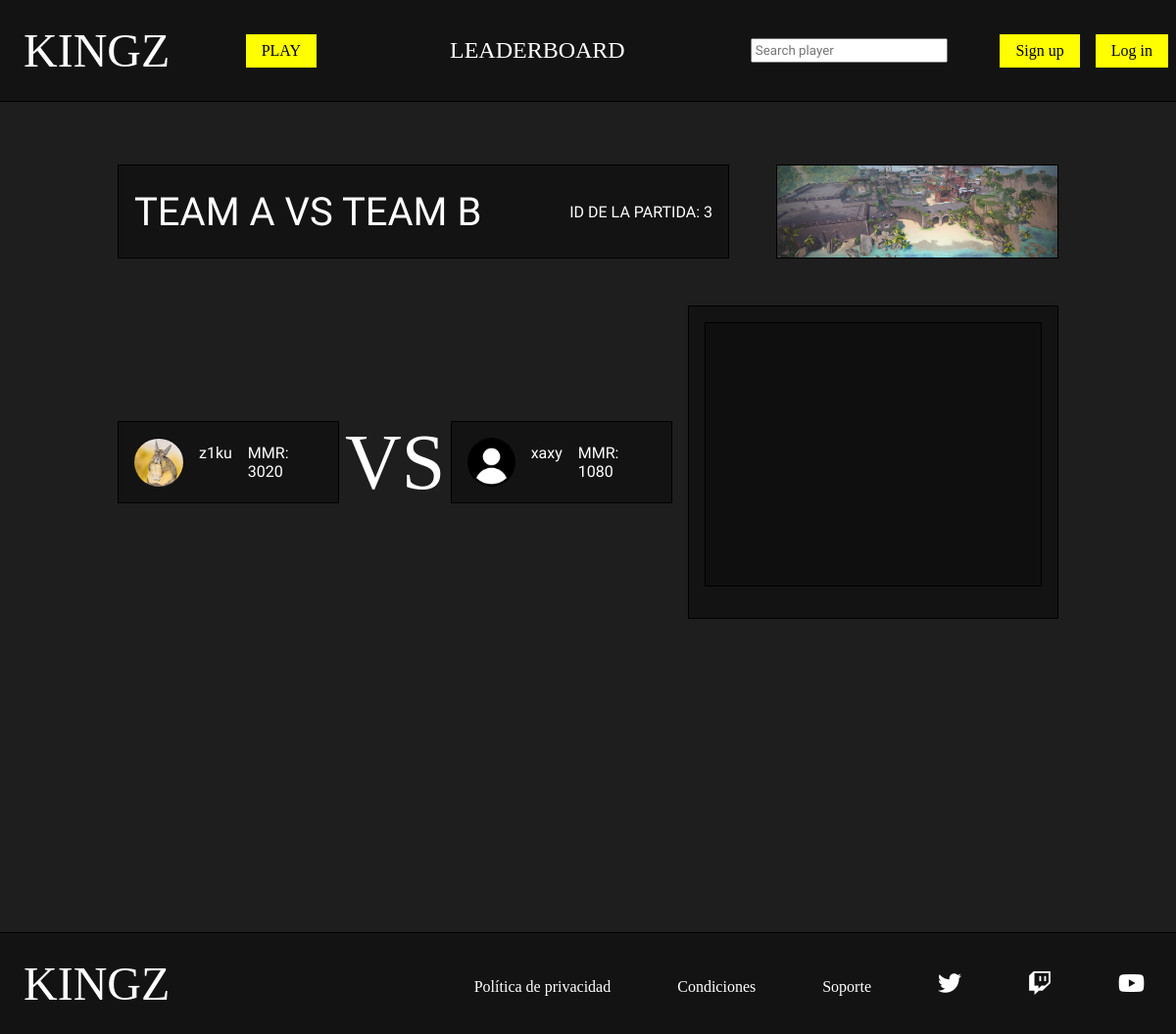
Page /php/match.php?id_partida=3 on the committed database.
### tables this page shows
CREATE TABLE `mapa` (
  `id` bigint(20) UNSIGNED NOT NULL,
  `nombre` varchar(50) NOT NULL,
  `foto` varchar(50) NOT NULL
);

CREATE TABLE `participa` (
  `id_usuario` bigint(20) UNSIGNED NOT NULL,
  `id_partida` bigint(20) UNSIGNED NOT NULL,
  `equipo` char(1) NOT NULL
);

CREATE TABLE `usuario` (
  `id` bigint(20) UNSIGNED NOT NULL,
  `nick` varchar(20) NOT NULL,
  `pass` varchar(100) NOT NULL,
  `correo` varchar(50) DEFAULT NULL,
  `foto` varchar(50) DEFAULT NULL,
  `mmr` int(5) UNSIGNED DEFAULT NULL,
  `estado` tinyint(1) UNSIGNED DEFAULT NULL,
  `en_partida` tinyint(1) UNSIGNED DEFAULT NULL,
  `buscando` tinyint(1) UNSIGNED DEFAULT NULL
);

### php/match.php (the view, shortened to what this page needs)
<?php
    require_once "funciones.php";
?>
<!DOCTYPE html>
<html lang="en">
<head>
    <link rel="stylesheet" href="../css/estilos.css">
    <link rel="stylesheet" href="https://cdnjs.cloudflare.com/ajax/libs/font-awesome/6.2.0/css/all.min.css" />
</head>
<body>
    <?php
        if(isset($_SESSION['nick']) && isset($_SESSION['pass'])){
            $nick=$_SESSION['nick'];
            $pass=$_SESSION['pass'];
            $esAdmin=comprobarAdmin($nick,$pass);
            if($esAdmin){
                headerAdmin();
                $tipo_usu="admin";
            }else{
                headerPlayer();
                $tipo_usu="player";
            }
        }else{
            headerGuest();
            $tipo_usu="guest";
        }
    ?>
    <main>
        <section id="partido" class="seccion">
            <?php
                $id_partida=$_GET['id_partida'];
                $datos_partida=partido_por_id($id_partida);
                $jugadores=obtener_jugadores_partida($id_partida);
            ?>
            <div id="cabecera_partido">
                <div id="nombre_equipos">
                    <span>TEAM A VS TEAM B</span>
                    <?php
                        echo "<p>ID DE LA PARTIDA: $id_partida</p>";
                    ?>
                </div>
                <?php
                    if($datos_partida['id_mapa']!=null) {
                        $con = conectarServidor();
                        $buscar_foto=$con->query("SELECT foto from mapa where id=$datos_partida[id_mapa]");
                        $fila=$buscar_foto->fetch_array(MYSQLI_ASSOC);
                        echo '<img src="../img/mapa/'.$fila['foto'].'" alt="" id="foto_mapa">';
                    }
                ?>
            </div>
            <div id="cuerpo_partido">
                <div id="equipos">
                    <div class="equipo">
                        <?php
                            for($i=0;$i<count($jugadores);$i++){
                                if($jugadores[$i]["equipo"]=='A'){
                                    if($jugadores[$i]["foto"]!=null){
                                        $foto_jugador=$jugadores[$i]['foto'];
                                    }else{
                                        $foto_jugador="jugador.png";
                                    }
                                    echo '<div class="partido_player">
                                    <img src="../img/jugador/'.$foto_jugador.'" alt="">
                                    <div>
                                        <span class="player_nombre">'.$jugadores[$i]["nick"].'</span>
                                        <span>MMR: '.$jugadores[$i]["mmr"].'</span>
                                    </div>
                                    </div>';
                                }
                            }
                        ?>
                    </div>
                    <div>
                        <span id="versus">VS</span>
                    </div>
                    <div class="equipo">
                        <?php
                            for($i=0;$i<count($jugadores);$i++){
                                if($jugadores[$i]["equipo"]=='B'){
                                    if($jugadores[$i]["foto"]!=null){
                                        $foto_jugador=$jugadores[$i]['foto'];
                                    }else{
                                        $foto_jugador="jugador.png";
                                    }
                                    echo '<div class="partido_player">
                                    <img src="../img/jugador/'.$foto_jugador.'" alt="">
                                    <div>
                                        <span class="player_nombre">'.$jugadores[$i]["nick"].'</span>
                                        <span>MMR: '.$jugadores[$i]["mmr"].'</span>
                                    </div>
                                    </div>';
                                }
                            }
                        ?>
                    </div>
                </div>
                <div id="chat_partido">
                    <div id="caja_mensajes">
                    </div>
                </div>
            </div>
        </section>
    </main>
</body>
</html>

### css/estilos.css (style rules this page uses)
* { box-sizing: border-box; }
body { margin: 0%; background-color: #1e1e1e; font-family: 'Play', sans-serif; color: white; }
img { max-width: 100%; }
.seccion { width: 80%; margin: 4rem auto; min-height: 90vh; }
#partido { display: flex; flex-direction: column; align-items: center; color: white; }
#cabecera_partido { display: flex; height: 6rem; width: 100%; margin-bottom: 3rem; }
#nombre_equipos { width: 70%; display: flex; align-items: center; justify-content: space-between; background-color: #131313; border: 1px solid black; margin-right: 3rem; }
#nombre_equipos>span { font-size: 2.5rem; margin: 1rem; }
#nombre_equipos>p { margin: 1rem; }
#cabecera_partido img { width: 30%; object-fit: cover; border: 1px solid black; }
#cuerpo_partido { display: flex; width: 100%; margin-bottom: 3rem; }
#equipos { display: flex; align-items: center; justify-content: space-between; width: 60%; }
.equipo { display: flex; align-items: center; width: 40%; }
.partido_player { background-color: #131313; border: 1px solid black; padding: 1rem; margin: 1rem 0rem; display: flex; align-items: center; width: 100%; }
.partido_player img { width: 50px; height: 50px; object-fit: cover; border-top: 1px solid black; margin-right: 1rem; border-radius: 100%; }
.partido_player>div { width: 100%; display: flex; justify-content: space-between; }
.player_nombre { margin-right: 1rem; }
#versus { font-family: "Jeju"; font-size: 5rem; }
#chat_partido { display: flex; flex-direction: column; width: 40%; height: 40vh; background-color: #131313; border: 1px solid black; padding: 1rem; margin-left: 1rem; }
#caja_mensajes { background-color: #0f0f0f; border: 1px solid black; padding: 1rem; margin-bottom: 1rem; height: 100%; overflow-y: scroll; }

### rows in the picture
mapa: foto (picture)
participa: id_usuario.foto (picture), id_usuario.nick "z1ku", id_usuario.mmr "3020"
participa: id_usuario.nick "xaxy", id_usuario.mmr "1080"

### other values in the picture
$id_partida "3"
